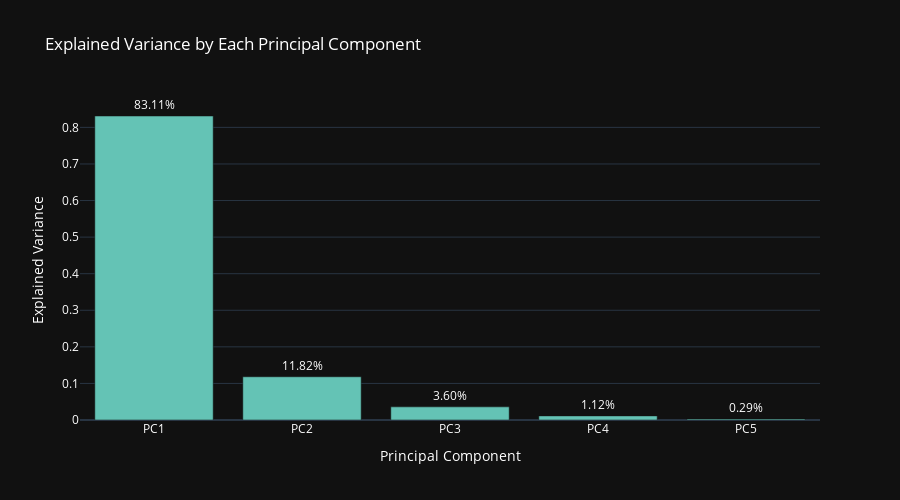

This figure's notebook cell:
### Markdown cell above
#### Feature Selection using PCA

### Code cell
n_components = 5
pca = PCA(n_components)
pca_result = pca.fit_transform(df_fundamentals_final.select_dtypes(include=['int', 'float64', 'number']))
explained_variance = pca.explained_variance_ratio_

fig = px.bar(x=[f'PC{i+1}' for i in range(len(explained_variance))], y=explained_variance, labels={'x': 'Principal Component', 'y': 'Explained Variance'}, title='Explained Variance by Each Principal Component', color_discrete_sequence=['rgb(100, 195, 181)'], text=[f'{x:.2f}%' for x in explained_variance*100])
fig.update_traces(textposition='outside')
fig.update_layout(template='plotly_dark', font=dict(color='white'), height=500)
fig.show()

### Figure 1 — Plotly figure (JSON) as saved in the notebook; plotly's stock layout.template omitted (floating-point values rounded to 4 significant figures)
{"data": [{"alignmentgroup": "True", "hovertemplate": "Principal Component=%{x}<br>Explained Variance=%{y}<br>text=%{text}<extra></extra>", "legendgroup": "", "marker": {"color": "rgb(100, 195, 181)", "pattern": {"shape": ""}}, "name": "", "offsetgroup": "", "orientation": "v", "showlegend": false, "text": ["83.11%", "11.82%", "3.60%", "1.12%", "0.29%"], "textposition": "outside", "type": "bar", "x": ["PC1", "PC2", "PC3", "PC4", "PC5"], "xaxis": "x", "y": [0.8311, 0.1182, 0.03596, 0.01124, 0.002851], "yaxis": "y"}], "layout": {"barmode": "relative", "font": {"color": "white"}, "height": 500, "legend": {"tracegroupgap": 0}, "title": {"text": "Explained Variance by Each Principal Component"}, "xaxis": {"anchor": "y", "domain": [0, 1], "title": {"text": "Principal Component"}}, "yaxis": {"anchor": "x", "domain": [0, 1], "title": {"text": "Explained Variance"}}}}
